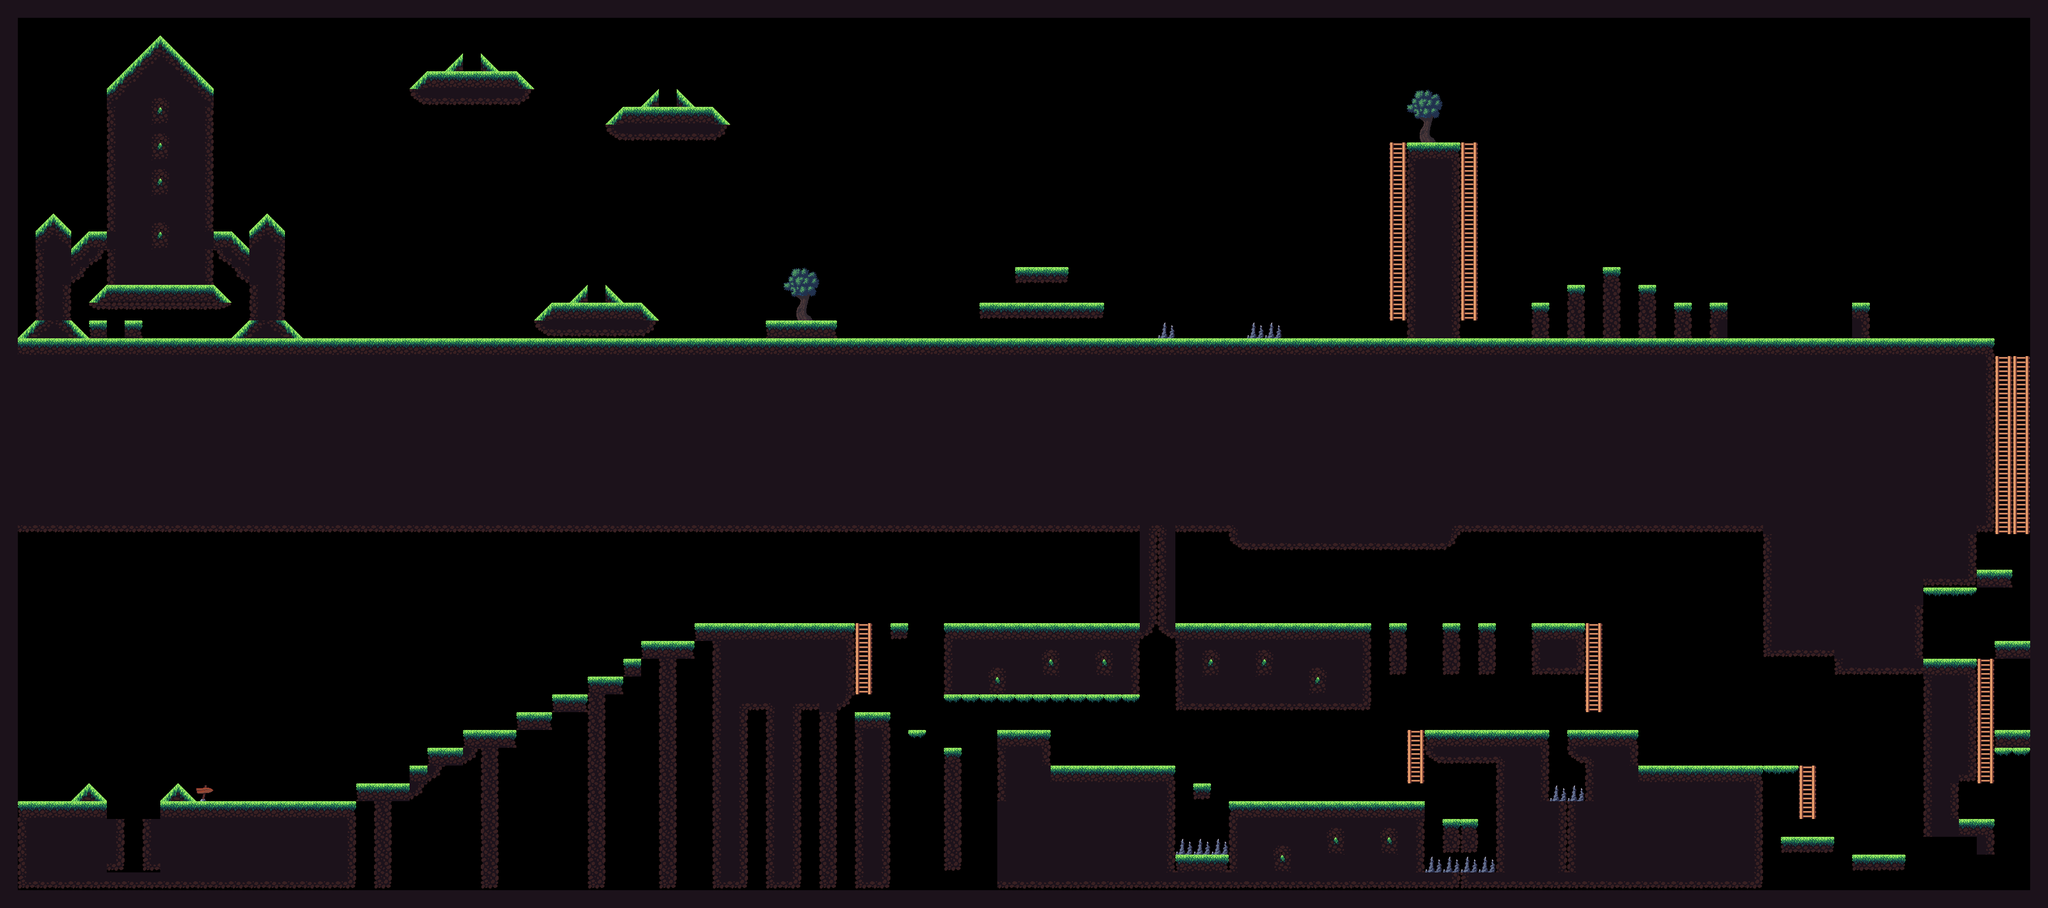

Below is a game level as drawn by its tile map, then a one-line description and the .tmx that defines it (tile-layer data replaced by summaries):
An orthogonal 115x51 tile map with 32x32 px tiles, 5 tile layers (Ground, Tree, Finish, Spike, ...), 5 tilesets and 118 objects (SpawnPoint).

<map version="1.10" tiledversion="1.10.2" orientation="orthogonal" renderorder="right-down" width="115" height="51" tilewidth="32" tileheight="32" infinite="0" nextlayerid="23" nextobjectid="199">
 <tileset firstgid="1" name="TileSetDelta" tilewidth="32" tileheight="32" tilecount="42" columns="7">
  <image source="TileSetDelta.png" width="224" height="192" />
 </tileset>
 <tileset firstgid="43" source="Ladder1.tsx" />
 <tileset firstgid="44" source="Spike.tsx" />
 <tileset firstgid="45" source="Finish.tsx" />
 <tileset firstgid="46" source="Tree2.tsx" />
 <layer id="2" name="Ground" width="115" height="51">
  <data>[5865 cells, 2620 non-empty, 33 distinct tile ids]</data>
 </layer>
 <objectgroup id="21" name="WilliamSpawnPoint">
  <object id="176" x="1312" y="1056">
   <point />
  </object>
 </objectgroup>
 <layer id="9" name="Tree" width="115" height="51">
  <data>[5865 cells, 12 non-empty, 6 distinct tile ids]</data>
 </layer>
 <layer id="5" name="Finish" width="115" height="51">
  <data>[5865 cells, 1 non-empty, 1 distinct tile ids]</data>
 </layer>
 <objectgroup id="22" name="CheckPoint">
  <object id="191" x="1472" y="1088" width="32" height="32" />
  <object id="192" x="192" y="576" width="32" height="32" />
  <object id="194" x="1984" y="576" width="32" height="32" />
 </objectgroup>
 <objectgroup id="20" name="SmallCoinSpawnPoint">
  <object id="171" x="3584" y="1312">
   <point />
  </object>
  <object id="172" x="3520" y="1472">
   <point />
  </object>
  <object id="173" x="2592" y="1472">
   <point />
  </object>
  <object id="174" x="64" y="1440">
   <point />
  </object>
 </objectgroup>
 <objectgroup id="19" name="TinyCoinSpawnPoint">
  <object id="165" x="2752" y="544">
   <point />
  </object>
  <object id="166" x="2816" y="512">
   <point />
  </object>
  <object id="167" x="2880" y="480">
   <point />
  </object>
  <object id="168" x="2944" y="512">
   <point />
  </object>
  <object id="169" x="3008" y="544">
   <point />
  </object>
  <object id="170" x="3072" y="544">
   <point />
  </object>
 </objectgroup>
 <objectgroup id="14" name="CoinSpawnPoint">
  <object id="104" x="1728" y="544">
   <point />
  </object>
  <object id="105" x="1728" y="608">
   <point />
  </object>
  <object id="111" x="3072" y="608">
   <point />
  </object>
  <object id="112" x="2144" y="1088">
   <point />
  </object>
  <object id="113" x="1856" y="1376">
   <point />
  </object>
  <object id="163" x="1728" y="1088">
   <point />
  </object>
 </objectgroup>
 <objectgroup id="16" name="Trampoline">
  <object id="118" x="1568" y="576">
   <point />
  </object>
  <object id="146" x="2608" y="1117">
   <point />
  </object>
  <object id="189" x="1440" y="1120">
   <point />
  </object>
  <object id="195" x="2176" y="576">
   <point />
  </object>
 </objectgroup>
 <objectgroup id="6" name="PhysicsObject">
  <object id="1" x="32" y="608" width="3552" height="352" />
  <object id="4" x="0" y="0" width="32" height="1632" />
  <object id="5" x="3648" y="0" width="32" height="1632" />
  <object id="6" x="32" y="1600" width="3616" height="32" />
  <object id="7" x="32" y="0" width="3616" height="32" />
  <object id="8" x="1376" y="576" width="128" height="32" />
  <object id="9" x="1760" y="543" width="224" height="33" />
  <object id="10" x="1824" y="480.5" width="96" height="31.5" />
  <object id="11" x="2528" y="256" width="96" height="352" />
  <object id="12" x="2752" y="544" width="32" height="64" />
  <object id="13" x="2816" y="512" width="32" height="96" />
  <object id="14" x="2880" y="480" width="32" height="128" />
  <object id="15" x="2945" y="511" width="31" height="97" />
  <object id="16" x="3008" y="544" width="32" height="64" />
  <object id="17" x="3072" y="544" width="32" height="64" />
  <object id="18" x="3328" y="544" width="32" height="64" />
  <object id="19" x="2208" y="960" width="416" height="32" />
  <object id="20" x="2112" y="1120" width="352" height="160" />
  <object id="21" x="2496" y="1120" width="32" height="96" />
  <object id="22" x="2592" y="1120" width="32" height="96" />
  <object id="23" x="2656" y="1120" width="32" height="96" />
  <object id="24" x="2752" y="1120" width="96" height="96" />
  <object id="30" x="2592" y="1472" width="64" height="64" />
  <object id="31" x="2208" y="1440" width="352" height="128" />
  <object id="32" x="1792" y="1568" width="896" height="32" />
  <object id="33" x="2112" y="1536" width="96" height="32" />
  <object id="34" x="1792" y="1376" width="320" height="192" />
  <object id="35" x="2144" y="1408" width="32" height="32" />
  <object id="36" x="1792" y="1312" width="96" height="64" />
  <object id="37" x="1696" y="1344" width="32" height="224" />
  <object id="38" x="1632" y="1312" width="32" height="32" />
  <object id="39" x="1536" y="1280" width="64" height="320" />
  <object id="41" x="1248" y="1120" width="32" height="32" />
  <object id="43" x="1120" y="1184" width="32" height="32" />
  <object id="44" x="1056" y="1216" width="64" height="32" />
  <object id="47" x="1152" y="1152" width="96" height="32" />
  <object id="48" x="992" y="1248" width="64" height="32" />
  <object id="49" x="928" y="1280" width="64" height="32" />
  <object id="50" x="832" y="1312" width="96" height="32" />
  <object id="52" x="768" y="1344" width="96" height="32" />
  <object id="53" x="736" y="1376" width="64" height="32" />
  <object id="54" x="640" y="1408" width="128" height="32" />
  <object id="56" x="32" y="1440" width="160" height="128" />
  <object id="57" x="288" y="1440" width="352" height="128" />
  <object id="58" x="32" y="1568" width="608" height="32" />
  <object id="59" x="192" y="1472" width="32" height="96" />
  <object id="60" x="256" y="1472" width="32" height="96" />
  <object id="61" x="2048" y="960" width="64" height="192" />
  <object id="62" x="1696" y="1120" width="352" height="128" />
  <object id="63" x="1600" y="1120" width="32" height="32" />
  <object id="71" x="3168" y="960" width="288" height="224" />
  <object id="72" x="3456" y="960" width="96" height="96" />
  <object id="73" x="3552" y="1024" width="64" height="32" />
  <object id="74" x="3584" y="1152" width="64" height="32" />
  <object id="75" x="3296" y="1184" width="160" height="32" />
  <object id="76" x="3456" y="1184" width="96" height="224" />
  <object id="77" x="3456" y="1408" width="64" height="96" />
  <object id="78" x="3520" y="1472" width="64" height="32" />
  <object id="79" x="3552" y="1504" width="32" height="32" />
  <object id="80" x="3584" y="1312" width="64" height="32" />
  <object id="81" x="3168" y="1376" width="64" height="32" />
  <object id="137" x="2848" y="1376" width="320" height="224" />
  <object id="138" x="2560" y="1312" width="224" height="64" />
  <object id="139" x="2688" y="1312" width="96" height="288" />
  <object id="141" x="2816" y="1312" width="128" height="64" />
  <object id="183" x="3328" y="1536" width="96" height="32" />
  </objectgroup>
 <objectgroup id="7" name="Ladder">
  <!-- 25 objects omitted --></objectgroup>
 <objectgroup id="15" name="PuppleSpawnPoint">
  <!-- 17 objects omitted --></objectgroup>
 <objectgroup id="18" name="VoidSpawnPoint">
  <!-- 14 objects omitted --></objectgroup>
 <objectgroup id="17" name="BatSpawnPoint">
  <!-- 12 objects omitted --></objectgroup>
 <objectgroup id="10" name="Finish">
  <!-- 10 objects omitted --></objectgroup>
 <objectgroup id="8" name="CharacterSpawnPoint">
  <!-- 9 objects omitted --></objectgroup>
 <objectgroup id="13" name="Spike">
  <!-- 8 objects omitted --></objectgroup>
 <objectgroup id="11" name="PolygonPhysicsObject">
  <!-- 3 objects omitted --></objectgroup>
 <layer id="4" name="Spike" width="115" height="51">
  <data>[5865 cells, 12 non-empty, 1 distinct tile ids]</data>
 </layer>
 <layer id="3" name="Ladder" width="115" height="51">
  <data>[5865 cells, 62 non-empty, 1 distinct tile ids]</data>
 </layer>
</map>
<!-- 28 of 118 objects omitted -->
